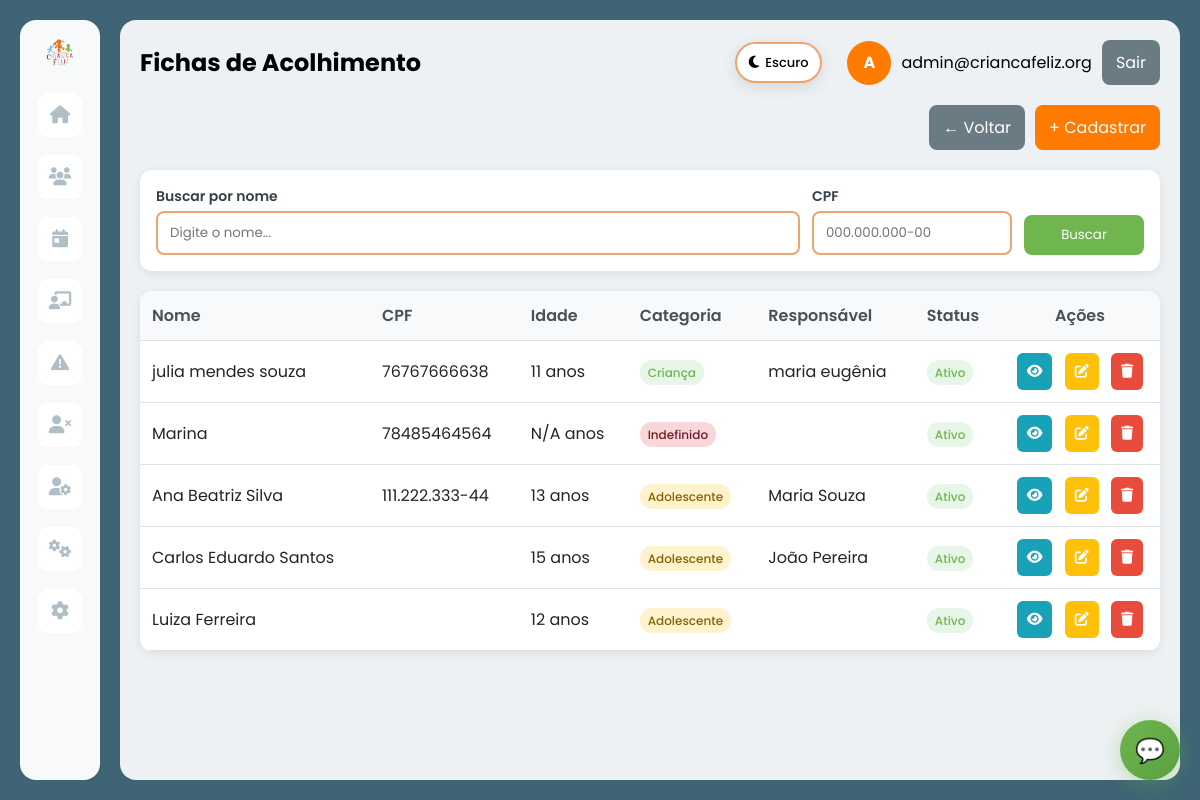
Before: /acolhimento_list.php (signed in) with the older database file.
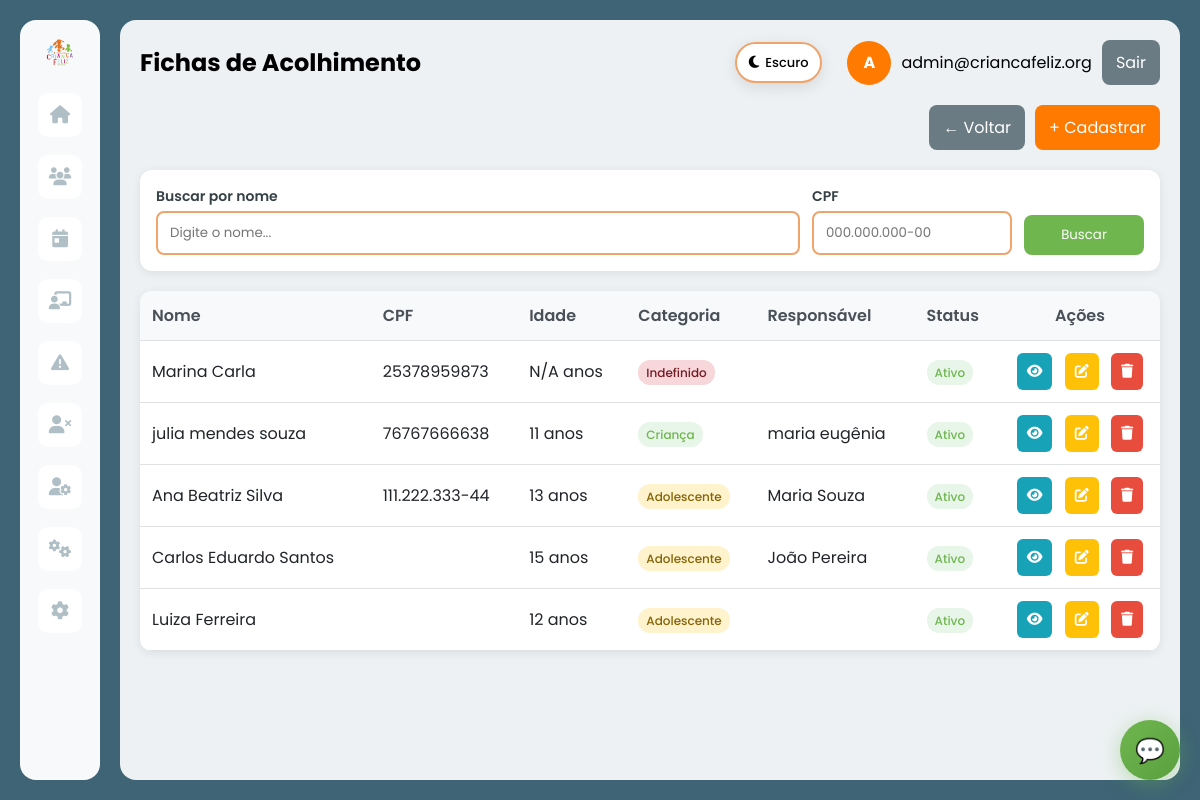
After: the same page with the newer database file.
### tables this page shows
CREATE TABLE `atendido` (
  `idatendido` int(11) NOT NULL,
  `status` varchar(20) DEFAULT NULL,
  `data_cadastro` date DEFAULT NULL,
  `nome` varchar(100) DEFAULT NULL,
  `data_nascimento` date DEFAULT NULL,
  `faixa_etaria` varchar(20) DEFAULT NULL,
  `cpf` varchar(14) DEFAULT NULL,
  `rg` varchar(20) DEFAULT NULL,
  `endereco` varchar(255) DEFAULT NULL,
  `numero` varchar(20) DEFAULT NULL,
  `complemento` varchar(100) DEFAULT NULL,
  `bairro` varchar(100) DEFAULT NULL,
  `cidade` varchar(100) DEFAULT NULL,
  `estado` varchar(2) DEFAULT NULL,
  `cep` varchar(10) DEFAULT NULL,
  `foto` varchar(255) DEFAULT NULL,
  `id_responsavel` int(11) DEFAULT NULL,
  `data_acolhimento` date DEFAULT NULL
);

CREATE TABLE `responsavel` (
  `idresponsavel` int(11) NOT NULL,
  `nome` varchar(100) DEFAULT NULL,
  `cpf` varchar(14) DEFAULT NULL,
  `rg` varchar(20) DEFAULT NULL,
  `telefone` varchar(15) DEFAULT NULL,
  `email` varchar(100) DEFAULT NULL,
  `parentesco` varchar(50) DEFAULT NULL,
  `endereco` varchar(255) DEFAULT NULL,
  `numero` varchar(20) DEFAULT NULL,
  `complemento` varchar(100) DEFAULT NULL,
  `bairro` varchar(100) DEFAULT NULL,
  `cidade` varchar(100) DEFAULT NULL,
  `cep` varchar(10) DEFAULT NULL
);

### app/Controllers/BaseController.php (called while the page is built, shortened)
<?php
class BaseController {
    protected $authService;
    public function __construct() {
        $this->authService = new AuthService();
    }
    protected function renderWithLayout($layout, $view, $data = []) {
        $data['currentUser'] = $this->authService->getCurrentUser();
        $data['isLoggedIn'] = $this->authService->isLoggedIn();
        $data['old_input'] = $_SESSION['old_input'] ?? [];
        view($view, $data);
    }
    protected function requireAuth() {
        $this->authService->requireAuth();
    }
}

### app/Controllers/AcolhimentoController.php (called while the page is built, shortened)
<?php
class AcolhimentoController extends BaseController {
    private $acolhimentoService;
    public function __construct() {
        $this->acolhimentoService = new AcolhimentoService();
    }
    public function index() {
        try {
            $page = intval($this->getParam('page', 1));
            $perPage = 10;
            $result = $this->acolhimentoService->listFichas($page, $perPage);
            $data = [
                'title' => 'Fichas de Acolhimento',
                'fichas' => $result['data'] ?? [],
                'pagination' => [
                    'current_page' => $result['current_page'] ?? 1,
                    'last_page' => $result['last_page'] ?? 1,
                    'total' => $result['total'] ?? 0,
                    'per_page' => $result['per_page'] ?? 10
                ],
                'current_page' => $result['current_page'] ?? 1,
                'last_page' => $result['last_page'] ?? 1,
                'per_page' => $result['per_page'] ?? 10,
                'messages' => $this->getFlashMessages(),
                'csrf_token' => $this->generateCSRF()
            ];
            $this->renderWithLayout('main', 'acolhimento/index', $data);
        } catch (Exception $e) {
            $this->handleException($e);
        }
    }
}

### app/Models/BaseModelDB.php (called while the page is built, shortened)
<?php
abstract class BaseModelDB {
    protected $pdo;
    public function __construct($table, $primaryKey = 'id') {
        $this->pdo = Database::getConnection();
    }
    protected function query($sql, $params = []) {
        $stmt = $this->pdo->prepare($sql);
        $stmt->execute($params);
        return $stmt;
    }
}

### app/Config/Database.php (called while the page is built, shortened)
<?php
class Database {
    private static $host = 'localhost';
    private static $dbname = 'criancafeliz';
    private static $username = 'root';
    private static $password = '';
    private static $charset = 'utf8mb4';
    private static $pdo = null;
    public static function getConnection() {
        if (self::$pdo === null) {
            try {
                $dsn = "mysql:host=" . self::$host . ";dbname=" . self::$dbname . ";charset=" . self::$charset;
                $options = [
                    PDO::ATTR_ERRMODE            => PDO::ERRMODE_EXCEPTION,
                    PDO::ATTR_DEFAULT_FETCH_MODE => PDO::FETCH_ASSOC,
                    PDO::ATTR_EMULATE_PREPARES   => false,
                    PDO::MYSQL_ATTR_INIT_COMMAND => "SET NAMES utf8mb4"
                ];
                self::$pdo = new PDO($dsn, self::$username, self::$password, $options);
            } catch (PDOException $e) {
                error_log('❌ ERRO ao conectar ao banco: ' . $e->getMessage());
                throw new Exception('Erro ao conectar ao banco de dados: ' . $e->getMessage());
            }
        }
        return self::$pdo;
    }
}

### app/Models/AcolhimentoDB.php (called while the page is built, shortened)
<?php
class AcolhimentoDB extends BaseModelDB {
    public function listFichas($page = 1, $perPage = 10) {
        $offset = ($page - 1) * $perPage;
        $stmt = $this->query("
            SELECT
                a.idatendido as id,
                a.nome as nome_completo,
                a.cpf,
                a.data_nascimento,
                a.status,
                r.nome as nome_responsavel
            FROM Atendido a
            LEFT JOIN Responsavel r ON a.id_responsavel = r.idresponsavel
            ORDER BY a.data_cadastro DESC
            LIMIT ? OFFSET ?
        ", [$perPage, $offset]);
        $fichas = $stmt->fetchAll();
        $stmt = $this->query("
            SELECT COUNT(*) as total
            FROM Atendido a
        ");
        $result = $stmt->fetch();
        $total = $result['total'];
        return [
            'data' => $fichas,
            'total' => $total,
            'current_page' => $page,
            'last_page' => ceil($total / $perPage),
            'per_page' => $perPage,
            'page' => $page,
            'perPage' => $perPage,
            'totalPages' => ceil($total / $perPage)
        ];
    }
}

### app/Services/AcolhimentoService.php (called while the page is built, shortened)
<?php
class AcolhimentoService {
    private $acolhimentoModel;
    public function __construct() {
        $this->acolhimentoModel = App::getAcolhimentoModel();
    }
    public function listFichas($page = 1, $perPage = 10) {
        if (method_exists($this->acolhimentoModel, 'listFichas')) {
            return $this->acolhimentoModel->listFichas($page, $perPage);
        }
        return $this->acolhimentoModel->paginate($page, $perPage);
    }
}

### app/Views/acolhimento/index.php (the view, shortened to what the changed rows need)
<div class="table-container" style="background:#fff; border-radius:12px; overflow:hidden; box-shadow: 0 2px 10px rgba(0,0,0,.08);">
    <?php if (!empty($fichas)): ?>
        <table style="width:100%; border-collapse:collapse;">
            <thead style="background:#f8f9fa;">
                <tr>
                    <th style="padding:12px; text-align:left; border-bottom:1px solid #dee2e6; font-weight:600; color:#495057;">Nome</th>
                    <th style="padding:12px; text-align:left; border-bottom:1px solid #dee2e6; font-weight:600; color:#495057;">CPF</th>
                    <th style="padding:12px; text-align:left; border-bottom:1px solid #dee2e6; font-weight:600; color:#495057;">Idade</th>
                    <th style="padding:12px; text-align:left; border-bottom:1px solid #dee2e6; font-weight:600; color:#495057;">Categoria</th>
                    <th style="padding:12px; text-align:left; border-bottom:1px solid #dee2e6; font-weight:600; color:#495057;">Responsável</th>
                    <th style="padding:12px; text-align:left; border-bottom:1px solid #dee2e6; font-weight:600; color:#495057;">Status</th>
                    <th style="padding:12px; text-align:center; border-bottom:1px solid #dee2e6; font-weight:600; color:#495057; width:160px;">Ações</th>
                </tr>
            </thead>
            <tbody id="fichas-body">
                <?php foreach ($fichas as $ficha): ?>
                    <tr style="border-bottom:1px solid #dee2e6;">
                        <td style="padding:12px; color:#212529;"><?php echo htmlspecialchars($ficha['nome_completo'] ?? ''); ?></td>
                        <td style="padding:12px; color:#212529;"><?php echo htmlspecialchars($ficha['cpf'] ?? ''); ?></td>
                        <td style="padding:12px; color:#212529;"><?php echo $ficha['idade'] ?? 'N/A'; ?> anos</td>
                        <td style="padding:12px; color:#212529;">
                            <span class="badge <?php echo strtolower($ficha['categoria'] ?? 'indefinido'); ?>"
                                  style="padding:4px 8px; border-radius:12px; font-size:12px; font-weight:500;
                                         <?php
                                         $categoria = strtolower($ficha['categoria'] ?? 'indefinido');
                                         if ($categoria === 'criança') echo 'background:#e8f6ea; color:#6fb64f;';
                                         elseif ($categoria === 'adolescente') echo 'background:#fff3cd; color:#856404;';
                                         elseif ($categoria === 'adulto') echo 'background:#d1ecf1; color:#0c5460;';
                                         else echo 'background:#f8d7da; color:#721c24;';
                                         ?>">
                                <?php echo ucfirst($ficha['categoria'] ?? 'Indefinido'); ?>
                            </span>
                        </td>
                        <td style="padding:12px; color:#212529;"><?php echo htmlspecialchars($ficha['nome_responsavel'] ?? ''); ?></td>
                        <td style="padding:12px; color:#212529;">
                            <span class="status <?php echo strtolower($ficha['status'] ?? 'ativo'); ?>"
                                  style="padding:4px 8px; border-radius:12px; font-size:12px; font-weight:500;
                                         <?php echo ($ficha['status'] ?? 'Ativo') === 'Ativo' ? 'background:#e8f6ea; color:#6fb64f;' : 'background:#f8d7da; color:#721c24;'; ?>">
                                <?php echo $ficha['status'] ?? 'Ativo'; ?>
                            </span>
                        </td>
                        <td style="padding:12px; text-align:center;">
                            <?php if (isset($ficha['id']) && !empty($ficha['id'])): ?>
                                <?php
                                $id = $ficha['id'];
                                $isAdmin = (isset($currentUser) && isset($currentUser['role']) && $currentUser['role'] === 'admin');
                                echo '<a href="acolhimento_view.php?id=' . $id . '" ';
                                echo 'class="btn-icon" ';
                                echo 'title="Visualizar" ';
                                echo 'style="background:#17a2b8; color:#fff; border:none; padding:8px 10px; border-radius:6px; cursor:pointer; text-decoration:none; font-size:14px; margin:0 4px; display:inline-block;">';
                                echo '<i class="fas fa-eye"></i></a> ';
                                if ($isAdmin) {
                                    echo '<a href="acolhimento_form.php?id=' . $id . '" ';
                                    echo 'class="btn-icon" ';
                                    echo 'title="Editar" ';
                                    echo 'style="background:#ffc107; color:#fff; border:none; padding:8px 10px; border-radius:6px; cursor:pointer; text-decoration:none; font-size:14px; margin:0 4px; display:inline-block;">';
                                    echo '<i class="fas fa-edit"></i></a> ';
                                }
                                if ($isAdmin) {
                                    echo '<form method="POST" action="acolhimento_list.php?delete=' . $id . '" style="display:inline; margin:0 4px;" onsubmit="return confirm(\'Tem certeza que deseja excluir esta ficha?\')">';
                                    echo '<button type="submit" class="btn-icon" title="Excluir" style="background:#e74c3c; color:#fff; border:none; padding:8px 10px; border-radius:6px; cursor:pointer; font-size:14px;">';
                                    echo '<i class="fas fa-trash"></i></button>';
                                    echo '</form>';
                                }
                                ?>
                            <?php else: ?>
                                <span style="color: #999; font-size: 12px;">ID inválido</span>
                            <?php endif; ?>
                        </td>
                    </tr>
                <?php endforeach; ?>
            </tbody>
        </table>
    <?php endif; ?>
</div>

Changed rows visible on the page:
removed atendido: nome "Marina", cpf "78485464564", idade "N/A", categoria "Indefinido", status "Ativo"
added atendido: nome "Marina Carla", cpf "25378959873", idade "N/A", categoria "Indefinido", status "Ativo"
